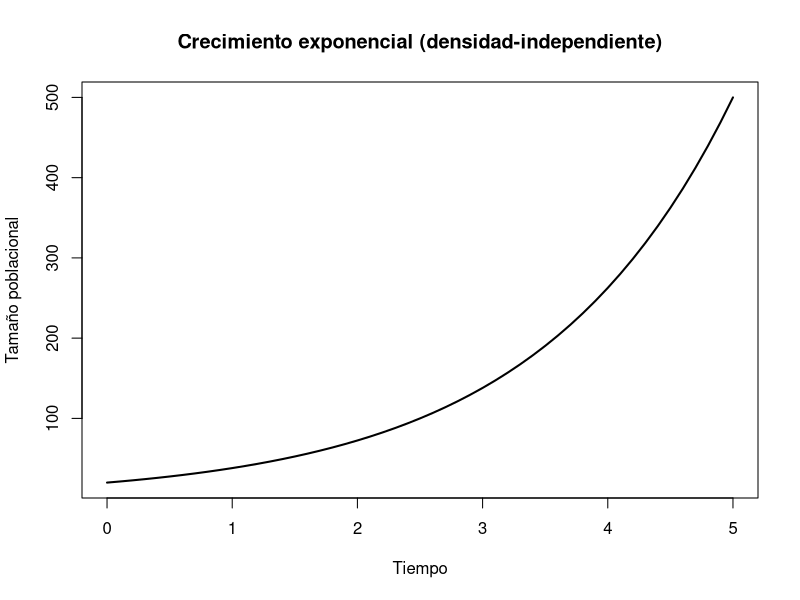
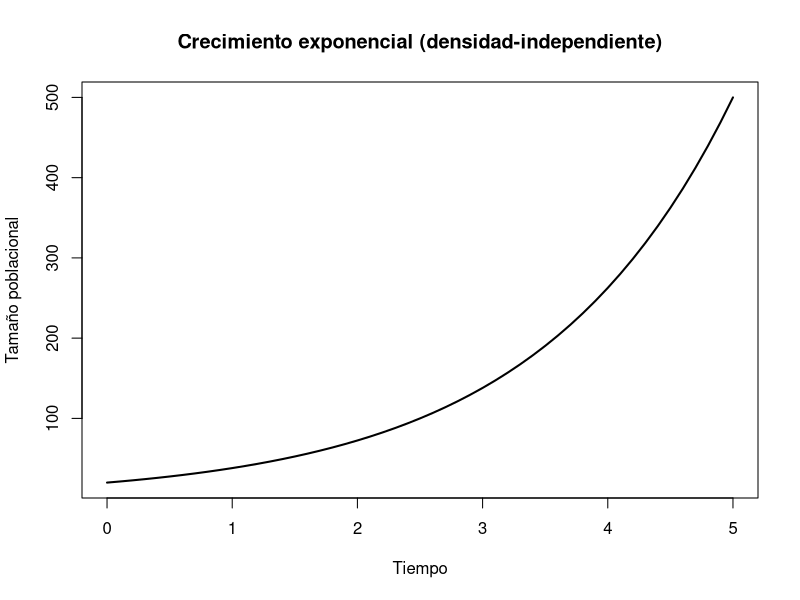
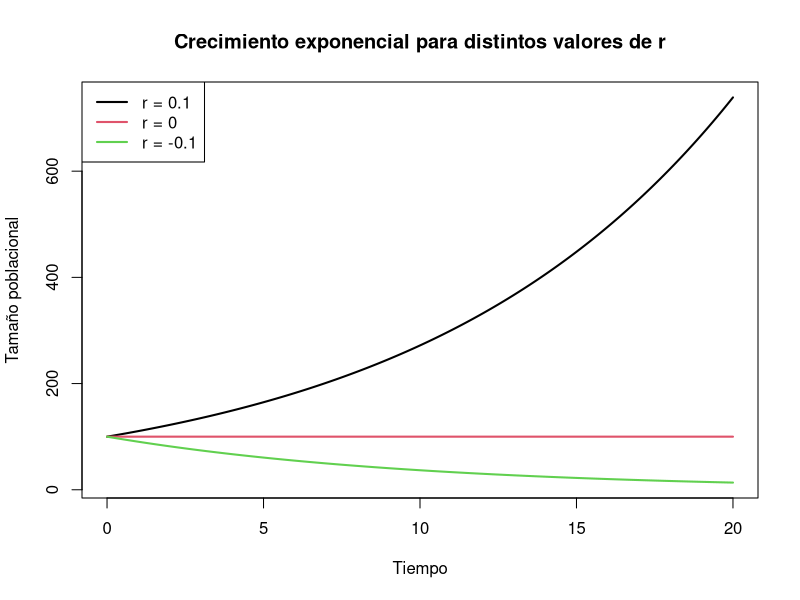
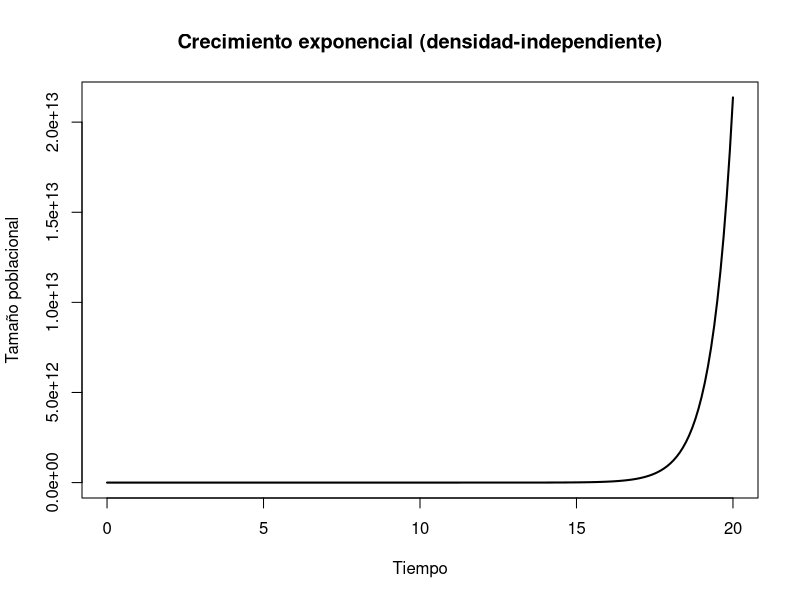
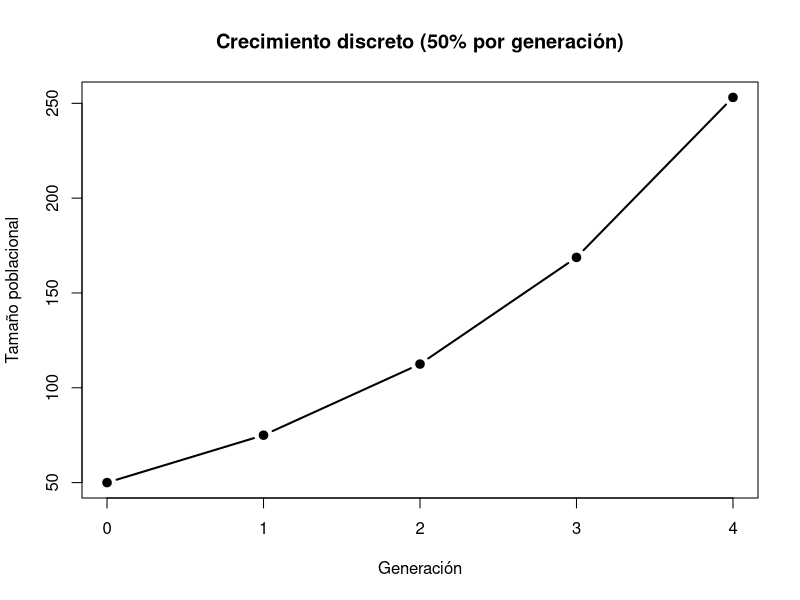
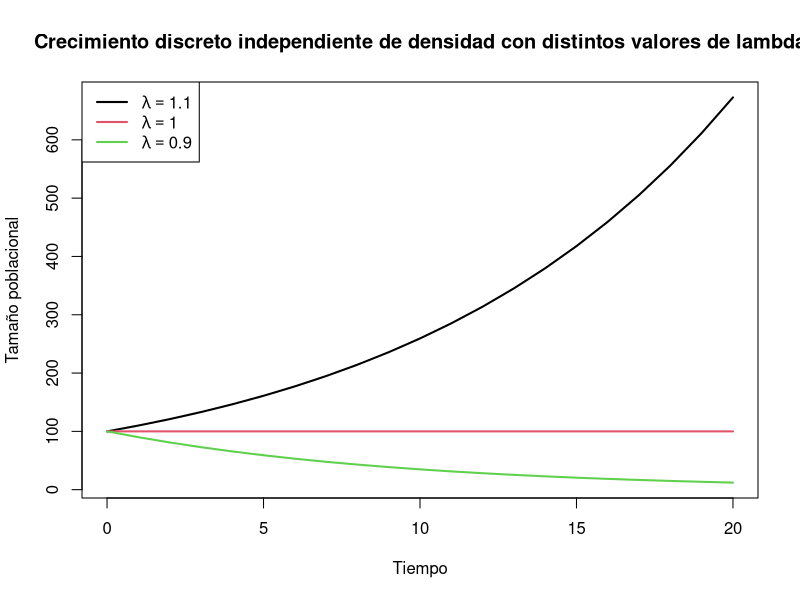
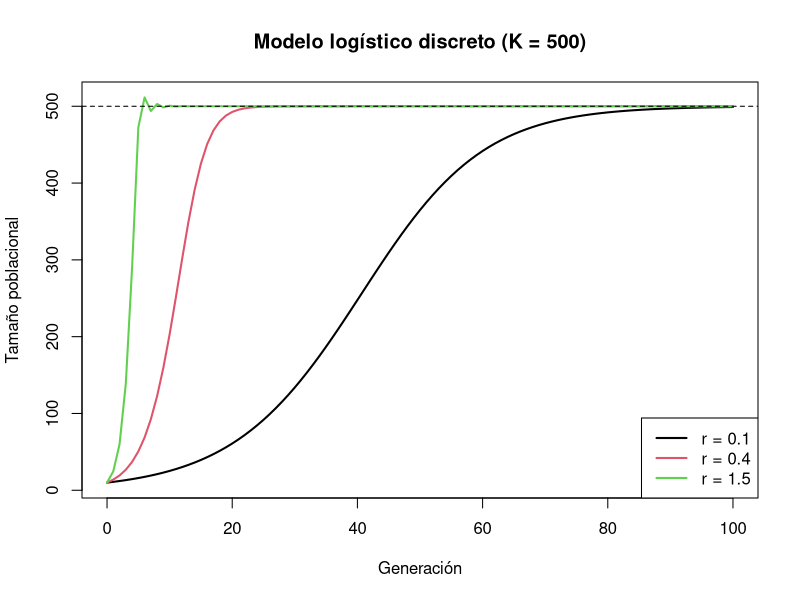
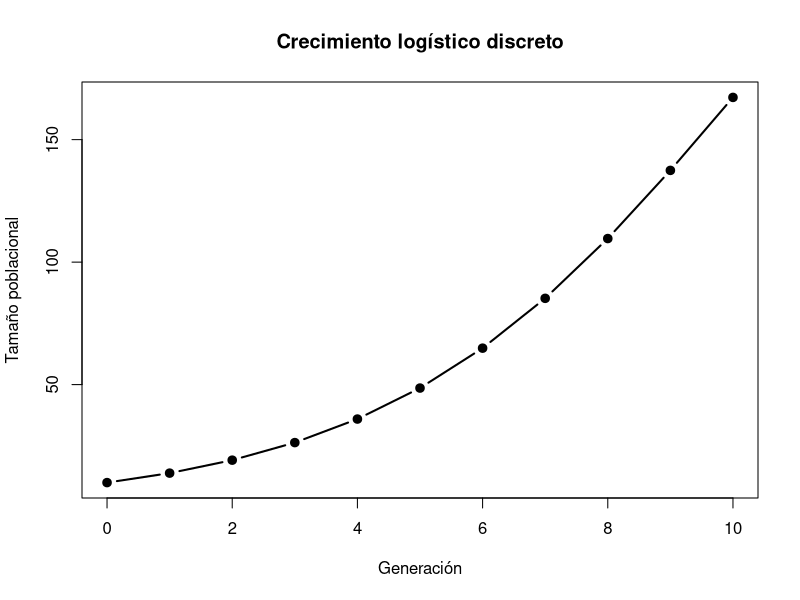

Source code (R) for these figures, in order:
## ---- chunk 1
# Parámetros
N0 <- 20
Nt <- 500
t_final <- 5

# Calcular r
r <- log(Nt / N0) / t_final
r
## ---- chunk 2
# Secuencia temporal
t <- seq(0, t_final, by = 0.1)
# Modelo exponencial
N <- N0 * exp(r * t)
# Gráfico
plot(t, N, type = "l", lwd = 2,
     xlab = "Tiempo",
     ylab = "Tamaño poblacional",
     main = "Crecimiento exponencial (densidad-independiente)")

## ---- chunk 3
# Parámetros
N0 <- 20
Nt <- 500
t_final <- 5
## ---- chunk 4
# Secuencia temporal
t <- seq(0, t_final, by = 0.1)
# Modelo exponencial
N <- N0 * exp(r * t)
# Gráfico
plot(t, N, type = "l", lwd = 2,
     xlab = "Tiempo",
     ylab = "Tamaño poblacional",
     main = "Crecimiento exponencial (densidad-independiente)")
## ---- chunk 5
# Parámetros
N0 <- 100
t_final = 20
tiempo <- seq(0, t_final, by = 0.1)

r_vals <- c(0.1, 0, -0.1)

# Crear matriz para almacenar resultados
N <- sapply(r_vals, function(r) N0 * exp(r * tiempo))
head(N)
## ---- chunk 6
# Graficar
matplot(tiempo, N, type = "l", lwd = 2, lty = 1,
        xlab = "Tiempo",
        ylab = "Tamaño poblacional",
        main = "Crecimiento exponencial para distintos valores de r")

legend("topleft",
       legend = c("r = 0.1", "r = 0", "r = -0.1"),
       col = 1:3,
       lwd = 2)
## ---- chunk 7
# Parámetros
N0 <- 2
r <- 1.5
t_final <- 20
# Secuencia temporal
t <- seq(0, t_final, by = 0.1)
# Modelo exponencial
N <- N0 * exp(r * t)

## ---- chunk 8
# Gráfico
plot(t, N, type = "l", lwd = 2,
     xlab = "Tiempo",
     ylab = "Tamaño poblacional",
     main = "Crecimiento exponencial (densidad-independiente)")
## ---- chunk 9
# Parámetros
N0 <- 50
lambda <- 1.5   # factor de crecimiento (50% más cada generación)
generaciones <- 0:4

# Modelo discreto
N <- N0 * lambda^generaciones

## ---- chunk 10
# Gráfico discreto
plot(generaciones, N,
     type = "b",        # puntos + líneas
     pch = 19,
     lwd = 2,
     xlab = "Generación",
     ylab = "Tamaño poblacional",
     main = "Crecimiento discreto (50% por generación)")
## ---- chunk 11
# Parámetros
N0 <- 100
t_final = 20
tiempo <- seq(0, t_final, by = 1)

lambda_vals <- c(1.1, 1.0, 0.9)

# Crear matriz para almacenar resultados
N <- sapply(lambda_vals, function(lambda) N <- N0 * lambda^tiempo)
head(N)
## ---- chunk 12
# Graficar
matplot(tiempo, N, type = "l", lwd = 2, lty = 1,
        xlab = "Tiempo",
        ylab = "Tamaño poblacional",
        main = "Crecimiento discreto independiente de densidad con distintos valores de lambda")

legend("topleft",
       legend = c(expression(lambda==1.1),
                  expression(lambda==1.0),
                  expression(lambda==0.9)),
       col = 1:3,
       lwd = 2)
## ---- chunk 13
# Parámetros
N0 <- 10
K <- 500
r_vals <- c(0.1, 0.4, 1.5)
generaciones <- 0:100

# Función logística discreta
logistico <- function(r) {
  N <- numeric(length(generaciones))
  N[1] <- N0
  
  for (t in 1:(length(generaciones) - 1)) {
    N[t+1] <- N[t] + r * N[t] * (1 - N[t] / K)
  }
  
  return(N)
}

# Calcular las tres poblaciones
N_mat <- sapply(r_vals, logistico)
## ---- chunk 14

# Graficar
matplot(generaciones, N_mat,
        type = "l",
        lwd = 2,
        lty = 1,
        col = 1:3,
        xlab = "Generación",
        ylab = "Tamaño poblacional",
        main = "Modelo logístico discreto (K = 500)")

abline(h = K, lty = 2)  # línea de capacidad de carga

legend("bottomright",
       legend = c("r = 0.1", "r = 0.4", "r = 1.5"),
       col = 1:3,
       lwd = 2)

## ---- chunk 15
# Parámetros
K <- 300
r <- 0.4
N0 <- 10
generaciones <- 0:10

# Vector para almacenar resultados
N <- numeric(length(generaciones))
N[1] <- N0

# Iteración del modelo logístico discreto
for (t in 1:(length(generaciones) - 1)) {
  N[t+1] <- N[t] + r * N[t] * (1 - N[t] / K)
}

# Mostrar tamaño tras 10 generaciones
N[11]

## ---- chunk 16

# Gráfico
plot(generaciones, N,
     type = "b",
     pch = 19,
     lwd = 2,
     xlab = "Generación",
     ylab = "Tamaño poblacional",
     main = "Crecimiento logístico discreto")

abline(h = K, lty = 2)
which(N >= 150)[1] - 1
## ---- chunk 17
# Parámetros
K <- 290
N0 <- 10
N_retorno <- 290
r_vals <- c(0.2, 0.4, 0.8)

# Constante A del modelo logístico
A <- (K - N0) / N0

# Función para calcular tiempo de retorno
tiempo_retorno <- function(r) {
  ( -1 / r ) * log( (K / N_retorno - 1) / A )
}

# Aplicar a cada r
tiempos <- sapply(r_vals, tiempo_retorno)
tiempos
